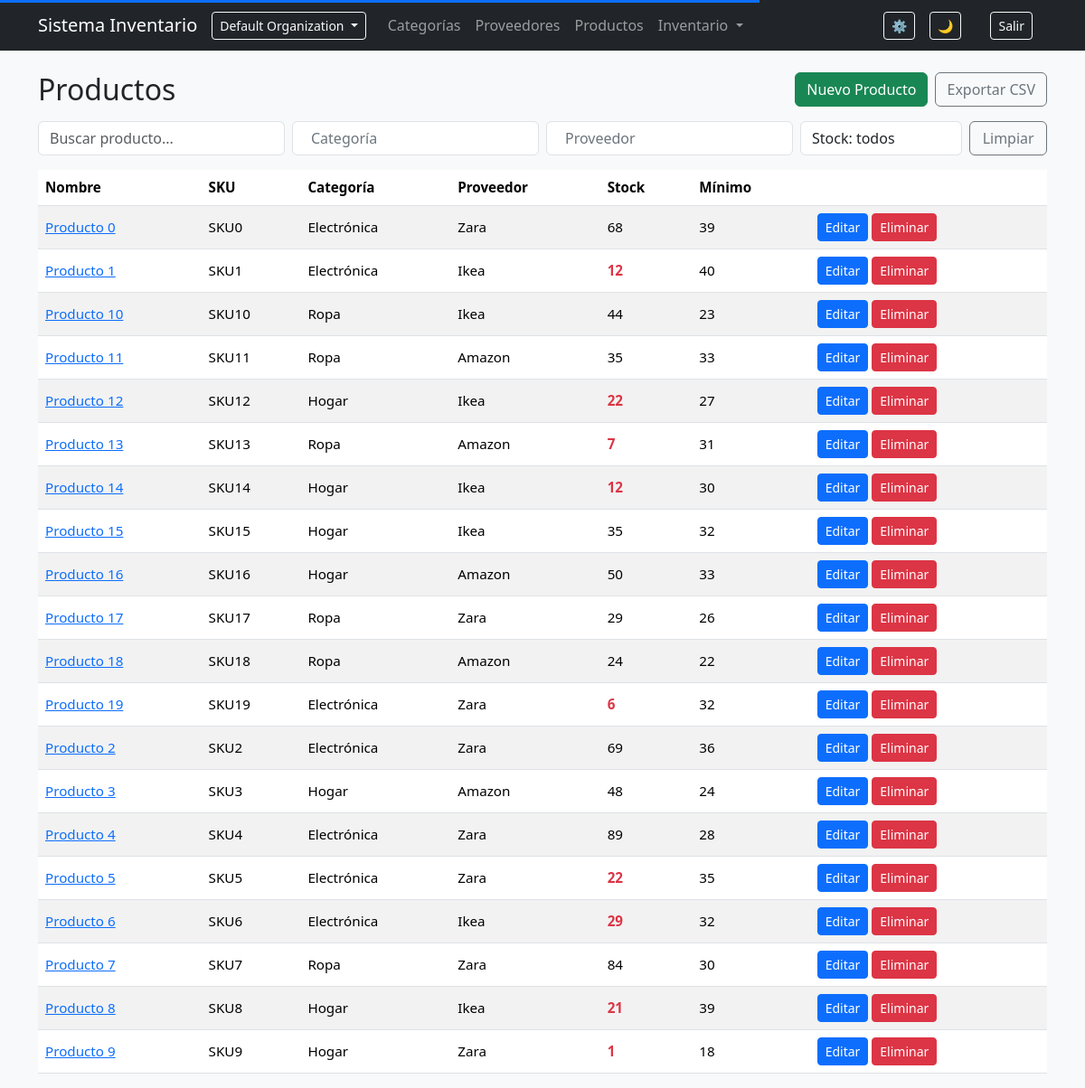
The page /productos/ (signed in) on the database its author committed.
### organizations/models.py (models this page shows, shortened)
class Organization(models.Model):
    name = models.CharField(max_length=150)
    slug = models.SlugField(unique=True)
    owner = models.ForeignKey(
        User,
        on_delete=models.CASCADE,
        related_name="owned_organizations"
    )
    created_at = models.DateTimeField(auto_now_add=True)
    class Meta:
        ordering = ["name"]

### products/models.py (models this page shows, shortened)
class Product(models.Model):
    organization = models.ForeignKey(
        Organization,
        on_delete=models.CASCADE,
        related_name="products",
        db_index=True,
    )
    name = models.CharField(max_length=150, db_index=True)
    sku = models.CharField(max_length=50, db_index=True)
    category = models.ForeignKey(
        Category,
        on_delete=models.SET_NULL,
        null=True,
        related_name='products'
    )
    supplier = models.ForeignKey(
        Supplier,
        on_delete=models.SET_NULL,
        null=True,
        blank=True,
        related_name='products'
    )
    min_stock = models.IntegerField(default=0)
    cost_price = models.DecimalField(max_digits=10, decimal_places=2, default=0)
    sale_price = models.DecimalField(max_digits=10, decimal_places=2, default=0)
    image = models.ImageField(upload_to=product_image_path, blank=True, null=True)
    last_low_stock_alert = models.DateTimeField(null=True, blank=True)
    created_at = models.DateTimeField(auto_now_add=True)
    updated_at = models.DateTimeField(auto_now=True)
    class Meta:
        ordering = ['name']
        unique_together = ("organization", "sku")
        indexes = [
            models.Index(fields=["organization", "name"]),
            models.Index(fields=["organization", "sku"]),
        ]

### categories/models.py (models this page shows)
class Category(models.Model):
    organization = models.ForeignKey(
        Organization,
        on_delete=models.CASCADE,
        related_name="categories",
        db_index=True,
    )
    name = models.CharField(max_length=100, db_index=True)
    description = models.TextField(blank=True)
    parent = models.ForeignKey(
        'self',
        on_delete=models.SET_NULL,
        null=True,
        blank=True,
        related_name='subcategories'
    )
    class Meta:
        ordering = ['name']
        unique_together = ("organization", "name")
        indexes = [
            models.Index(fields=["organization", "name"]),
        ]
    def __str__(self):
        return self.name

### suppliers/models.py (models this page shows)
class Supplier(models.Model):
    organization = models.ForeignKey(
        Organization,
        on_delete=models.CASCADE,
        related_name="suppliers",
        db_index=True,
    )
    name = models.CharField(max_length=150, db_index=True)
    contact_name = models.CharField(max_length=100, blank=True)
    email = models.EmailField(blank=True)
    phone = models.CharField(max_length=20, blank=True)
    address = models.TextField(blank=True)
    lead_time_days = models.PositiveIntegerField(default=0)
    default_order_quantity = models.PositiveIntegerField(default=0, blank=True)
    class Meta:
        ordering = ['name']
        unique_together = ("organization", "name")
        indexes = [
            models.Index(fields=["organization", "name"]),
        ]
    def __str__(self):
        return self.name

### products/views.py (the view, shortened to what this page needs)
# urls.py: path("", product_list, name="product_list"),
def product_list(request):
    view = ListViewMixin()
    view.allowed_sort_fields = [
        "name",
        "sku",
        "category__name",
        "supplier__name",
        "total_stock_db",
        "total_min_stock_db",
    ]
    view.default_ordering = "name"
    search = request.GET.get("q", "")
    category_id = request.GET.get("category", "")
    supplier_id = request.GET.get("supplier", "")
    stock_filter = request.GET.get("stock", "")
    products = (
        Product.objects
        .select_related("category", "supplier")
        .filter(organization=request.organization)
        .annotate(
            total_stock_db=Coalesce(Sum("stock_items__quantity"), Value(0)),
            total_min_stock_db=Coalesce(Sum("stock_items__min_stock"), Value(0)),
        )
    )
    if search:
        products = products.filter(name__icontains=search)
    if category_id:
        products = products.filter(category_id=category_id)
    if supplier_id:
        products = products.filter(supplier_id=supplier_id)
    if stock_filter == "low":
        products = products.filter(
            total_stock_db__lte=F("total_min_stock_db")
        )
    sort = request.GET.get("sort")
    direction = request.GET.get("dir", "asc")
    if sort == "sku":
        products = products.annotate(
            sku_number=Cast(Substr("sku", 4), IntegerField())
        )
        order_field = "sku_number"
    elif sort == "name":
        products = products.annotate(
            name_number=Cast(Substr("name", 9), IntegerField())
        )
        order_field = "name_number"
    elif sort in ["total_stock_db", "total_min_stock_db"]:
        order_field = sort
    else:
        products = view.apply_ordering(request, products)
        order_field = None
    if order_field:
        if direction == "desc":
            order_field = f"-{order_field}"
        products = products.order_by(order_field)
    page_obj = view.paginate_queryset(request, products)
    category_name = None
    supplier_name = None
    context = {
        "products": page_obj,
        "page_obj": page_obj,
        "search": search,
        "category_id": category_id,
        "supplier_id": supplier_id,
        "stock_filter": stock_filter,
        "category_name": category_name,
        "supplier_name": supplier_name,
        **view.get_ordering_context(request),
    }
    if view.is_htmx(request):
        return render(request, "products/partials/products_table.html", context)
    return render(request, "products/list.html", context)

### accounts/permissions.py (called while the page is built, shortened)
def _get_membership(user):
    if not user or not user.is_authenticated:
        return None
    request = getattr(user, "_request", None)
    membership = user.memberships.filter(is_active=True).first()
    return membership

def _has_role(user, roles):
    membership = _get_membership(user)
    if not membership:
        return False
    return membership.role in roles

def _is_owner(user):
    return _has_role(user, [Membership.Roles.OWNER])

def _is_admin(user):
    return _has_role(user, [Membership.Roles.OWNER, Membership.Roles.ADMIN])

def _is_manager(user):
    return _has_role(user, [
        Membership.Roles.OWNER,
        Membership.Roles.ADMIN,
        Membership.Roles.MANAGER
    ])

def _is_staff(user):
    return _has_role(user, [
        Membership.Roles.OWNER,
        Membership.Roles.ADMIN,
        Membership.Roles.MANAGER,
        Membership.Roles.STAFF
    ])

def can_view_products(user):
    return _is_staff(user)

def can_create_products(user):
    return _is_manager(user)

def can_edit_products(user):
    return _is_manager(user)

def can_delete_products(user):
    return _is_admin(user)

def can_export_products(user):
    return _is_manager(user)

def can_view_categories(user):
    return _is_staff(user)

def can_manage_categories(user):
    return _is_manager(user)

def can_view_suppliers(user):
    return _is_staff(user)

def can_manage_suppliers(user):
    return _is_manager(user)

def can_view_locations(user):
    return _is_staff(user)

def can_manage_locations(user):
    return _is_admin(user)

def can_view_inventory(user):
    return _is_staff(user)

def can_create_inventory(user):
    return _is_staff(user)

def can_edit_inventory(user):
    return _is_manager(user)

def can_confirm_inventory(user):
    return _is_manager(user)

def can_view_transfers(user):
    return _is_staff(user)

def can_create_transfer(user):
    return _is_staff(user)

def can_confirm_transfer(user):
    return _is_manager(user)

def can_view_orders(user):
    return _is_staff(user)

def can_create_order(user):
    return _is_manager(user)

def can_edit_order(user):
    return _is_manager(user)

def can_send_order(user):
    return _is_manager(user)

def can_cancel_order(user):
    return _is_manager(user)

def can_receive_order(user):
    return _is_staff(user)

def can_view_audit(user):
    return _is_owner(user) or _is_admin(user) or _is_manager(user)

def can_manage_notifications(user):
    return _is_manager(user)

### inventory/utils/listing.py (called while the page is built)
    def is_htmx(self, request):
        return request.headers.get("HX-Request") == "true"

### products/templates/products/list.html (shortened to what this page needs)
{% extends 'base.html' %}
{% block content %}
<div class="d-flex justify-content-between align-items-center mb-3">
    <h2 class="mb-0">Productos</h2>
    <div class="d-flex gap-2">
        {% if perm.create_products %}
            <a href="{% url 'product_create' %}" class="btn btn-success">Nuevo Producto</a>
        {% endif %}
        {% if perm.export_products %}
            <a href="{% url 'export_products_csv' %}" class="btn btn-outline-secondary">Exportar CSV</a>
        {% endif %}
    </div>
</div>
<form method="GET"
      class="mb-3 row g-2"
      hx-get="{% url 'product_list' %}"
      hx-target="#products-table"
      hx-swap="innerHTML"
      hx-push-url="true"
      hx-trigger="change delay:300ms, keyup changed delay:500ms from:input[name='q']">
    <div class="col-md-3">
        <input type="text"
               name="q"
               value="{{ search }}"
               class="form-control"
               placeholder="Buscar producto...">
    </div>
    <div class="col-md-3">
    </div>
    <div class="col-md-3">
    </div>
    <div class="col-md-2">
        <select name="stock" class="form-control">
            <option value="">Stock: todos</option>
        </select>
    </div>
    <div class="col-md-1 d-grid">
        <button type="button"
                class="btn btn-outline-secondary"
                onclick="clearFilters(this)">
            Limpiar
        </button>
    </div>
</form>
<div id="products-table">
    {% include 'products/partials/products_table.html' %}
</div>
{% endblock %}

### templates/partials/navbar.html (shortened to what this page needs)
<nav class="navbar navbar-expand-lg navbar-dark bg-dark mb-4">
    <div class="container">
        <a class="navbar-brand" href="{% url 'dashboard' %}">Sistema Inventario</a>
        <div class="collapse navbar-collapse" id="navbarMain">
            <div class="dropdown me-3">
                <button class="btn btn-sm btn-outline-light dropdown-toggle" data-bs-toggle="dropdown">
                    {{ organization.name }}
                </button>
            </div>
            <ul class="navbar-nav me-auto mb-2 mb-lg-0">
                <li class="nav-item"><a href="/categorias/" class="nav-link">Categorías</a></li>
                <li class="nav-item"><a href="/proveedores/" class="nav-link">Proveedores</a></li>
                <li class="nav-item"><a href="/productos/" class="nav-link">Productos</a></li>
                <li class="nav-item dropdown">
                    <a class="nav-link dropdown-toggle" href="#" data-bs-toggle="dropdown">
                        Inventario
                    </a>
                </li>
            </ul>
            <div class="d-flex align-items-center gap-3 me-3">
                <div id="notifications-bell"
                    hx-get="{% url 'notifications:notifications_counter' %}"
                    hx-trigger="load, inventory:notifications_updated from:body"
                    hx-target="this"
                    hx-swap="outerHTML">
                <a href="{% url 'notification_preferences' %}"
                   class="btn btn-sm btn-outline-light"
                   title="Configurar notificaciones">
                    ⚙️
                </a>
            </div>
            <button id="themeToggle" class="btn btn-sm btn-outline-light me-3">🌙</button>
            <form method="post" action="{% url 'logout' %}">
                <button class="btn btn-sm btn-outline-light">Salir</button>
            </form>
        </div>
    </div>
</nav>

### products/templates/products/partials/products_table.html (shortened to what this page needs)
<div class="table-responsive">
<table class="table table-striped align-middle">
    <thead>
        <tr>
            {% include "partials/sortable_th.html" with field="name" label="Nombre" target="#products-table" %}
            {% include "partials/sortable_th.html" with field="sku" label="SKU" target="#products-table" %}
            {% include "partials/sortable_th.html" with field="category__name" label="Categoría" target="#products-table" %}
            {% include "partials/sortable_th.html" with field="supplier__name" label="Proveedor" target="#products-table" %}
            {% include "partials/sortable_th.html" with field="total_stock_db" label="Stock" target="#products-table" %}
            {% include "partials/sortable_th.html" with field="total_min_stock_db" label="Mínimo" target="#products-table" %}
            <th></th>
        </tr>
    </thead>
    <tbody>
        {% for p in products %}
        <tr>
            <td><a href="{% url 'product_detail' p.id %}">{{ p.name }}</a></td>
            <td>{{ p.sku }}</td>
            <td>{{ p.category }}</td>
            <td>{{ p.supplier }}</td>
            <td>
                {% if p.total_stock_db <= p.total_min_stock_db %}
                    <span class="text-danger fw-bold">{{ p.total_stock_db }}</span>
                {% else %}
                    {{ p.total_stock_db }}
                {% endif %}
            </td>
            <td>{{ p.total_min_stock_db }}</td>
            <td>
                {% if perm.edit_products %}
                    <a href="{% url 'product_edit' p.id %}" class="btn btn-sm btn-primary">Editar</a>
                {% endif %}
                {% if perm.delete_products %}
                    <a href="{% url 'product_delete' p.id %}" class="btn btn-sm btn-danger">Eliminar</a>
                {% endif %}
            </td>
        </tr>
        {% empty %}
        <tr><td colspan="7" class="text-center">No hay productos.</td></tr>
        {% endfor %}
    </tbody>
</table>
</div>

### static/css/core.css (style rules this page uses)
:root { --bg: #f8f9fa; --text: #212529; --card: #ffffff; --border: #dee2e6; }
body { background: var(--bg); color: var(--text); transition: background .25s ease, color .25s ease; }
.table { font-size: 0.95rem; }
th { user-select: none; }
input, select { background: var(--card); color: var(--text); border: 1px solid var(--border); }

### dashboard/static/dashboard/css/dashboard.css (style rules this page uses)
:root { --section-bg: #ffffff; --sub-bg: #414040; --sub-text: #fafafa; }

### rows shown on the page
Organization: name "Default Organization"
Product: name "Producto 0", sku "SKU0", category "Electrónica", supplier "Zara", total_stock_db "68", total_min_stock_db "39"
Product: name "Producto 1", sku "SKU1", category "Electrónica", supplier "Ikea", total_stock_db "12", total_min_stock_db "40"
Product: name "Producto 10", sku "SKU10", category "Ropa", supplier "Ikea", total_stock_db "44", total_min_stock_db "23"
Product: name "Producto 11", sku "SKU11", category "Ropa", supplier "Amazon", total_stock_db "35", total_min_stock_db "33"
Product: name "Producto 12", sku "SKU12", category "Hogar", supplier "Ikea", total_stock_db "22", total_min_stock_db "27"
Product: name "Producto 13", sku "SKU13", category "Ropa", supplier "Amazon", total_stock_db "7", total_min_stock_db "31"
Product: name "Producto 14", sku "SKU14", category "Hogar", supplier "Ikea", total_stock_db "12", total_min_stock_db "30"
Product: name "Producto 15", sku "SKU15", category "Hogar", supplier "Ikea", total_stock_db "35", total_min_stock_db "32"
Product: name "Producto 16", sku "SKU16", category "Hogar", supplier "Amazon", total_stock_db "50", total_min_stock_db "33"
Product: name "Producto 17", sku "SKU17", category "Ropa", supplier "Zara", total_stock_db "29", total_min_stock_db "26"
Product: name "Producto 18", sku "SKU18", category "Ropa", supplier "Amazon", total_stock_db "24", total_min_stock_db "22"
Product: name "Producto 19", sku "SKU19", category "Electrónica", supplier "Zara", total_stock_db "6", total_min_stock_db "32"
Product: name "Producto 2", sku "SKU2", category "Electrónica", supplier "Zara", total_stock_db "69", total_min_stock_db "36"
Product: name "Producto 3", sku "SKU3", category "Hogar", supplier "Amazon", total_stock_db "48", total_min_stock_db "24"
Product: name "Producto 4", sku "SKU4", category "Electrónica", supplier "Zara", total_stock_db "89", total_min_stock_db "28"
Product: name "Producto 5", sku "SKU5", category "Electrónica", supplier "Zara", total_stock_db "22", total_min_stock_db "35"
Product: name "Producto 6", sku "SKU6", category "Electrónica", supplier "Ikea", total_stock_db "29", total_min_stock_db "32"
Product: name "Producto 7", sku "SKU7", category "Ropa", supplier "Zara", total_stock_db "84", total_min_stock_db "30"
Product: name "Producto 8", sku "SKU8", category "Hogar", supplier "Ikea", total_stock_db "21", total_min_stock_db "39"
Product: name "Producto 9", sku "SKU9", category "Hogar", supplier "Zara", total_stock_db "1", total_min_stock_db "18"

### other values the page prints
{{ label }} "Nombre SKU Categoría Proveedor Stock Mínimo"
